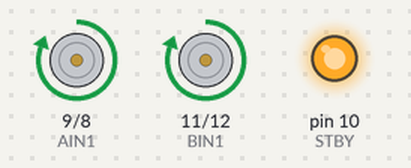
A sketch run on a simulated Arduino Uno, built with avr-gcc and run on an emulated ATmega328P. Parts: motor-driver pin pairs drawn as motors (green arrow = first pin HIGH = forward, orange = second pin HIGH = backward, longer = more drive, scaled by the enable pin, stopped while the standby pin is LOW), output pins drawn as LEDs (lit = HIGH).

Above: at 2.5 s.
At 5.5 s:
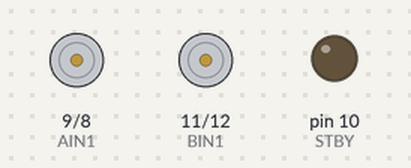
At 8.5 s:
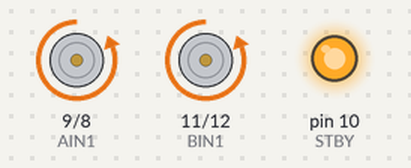
Timing chart, 0 to 15.6 s (numbered marks = the images above):
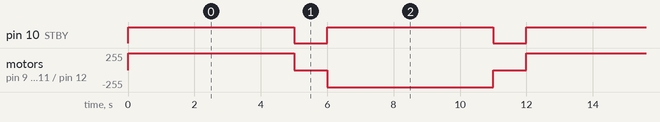

The sketch:

motordriver.ino
```cpp
//motor A connected between A01 and A02
//motor B connected between B01 and B02

int STBY = 10; //standby

//Motor A
int PWMA = 3; //Speed control
int AIN1 = 9; //Direction3z
int AIN2 = 8; //Direction

//Motor B
int PWMB = 5; //Speed control
int BIN1 = 11; //Direction
int BIN2 = 12; //Direction

void setup(){
pinMode(STBY, OUTPUT);

pinMode(PWMA, OUTPUT);
pinMode(AIN1, OUTPUT);
pinMode(AIN2, OUTPUT);

pinMode(PWMB, OUTPUT);
pinMode(BIN1, OUTPUT);
pinMode(BIN2, OUTPUT);
}

void loop(){
move(1, 255, 1); //motor 1, full speed, left
move(2, 255, 1); //motor 2, full speed, left

delay(5000); //go for 1 second
stop(); //stop
delay(1000); //hold for 250ms until move again

move(1, 255, 0); //motor 1, half speed, right
move(2, 255, 0); //motor 2, half speed, right

delay(5000);
stop();
delay(1000);
}

void move(int motor, int speed, int direction){
//Move specific motor at speed and direction
//motor: 0 for B 1 for A
//speed: 0 is off, and 255 is full speed
//direction: 0 clockwise, 1 counter-clockwise

digitalWrite(STBY, HIGH); //disable standby

boolean inPin1 = LOW;
boolean inPin2 = HIGH;

if(direction == 1){
inPin1 = HIGH;
inPin2 = LOW;
}

if(motor == 1){
digitalWrite(AIN1, inPin1);
digitalWrite(AIN2, inPin2);
analogWrite(PWMA, speed);
}else{
digitalWrite(BIN1, inPin1);
digitalWrite(BIN2, inPin2);
analogWrite(PWMB, speed);
}
}

void stop(){
//enable standby
digitalWrite(STBY, LOW);
}
```

Measured:
- by itself, pin 10 (STBY): alternates HIGH for 5.0 s and LOW for 1.0 s
- by itself, motor on pin 9 (AIN1) / pin 8 (AIN2), motor on pin 11 (BIN1) / pin 12 (BIN2): repeats every 12.0 s: stopped 1.0 s, backward 255/255 5.0 s, stopped 1.0 s, forward 255/255 5.0 s
